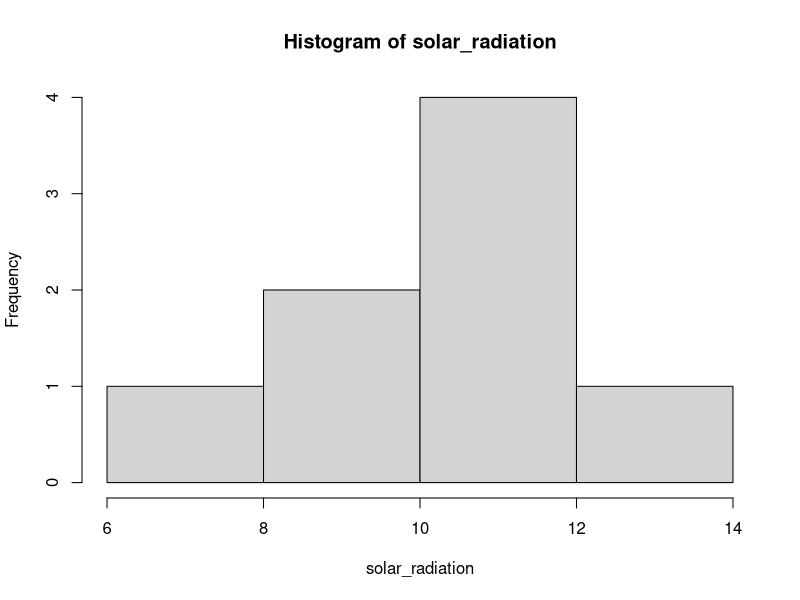
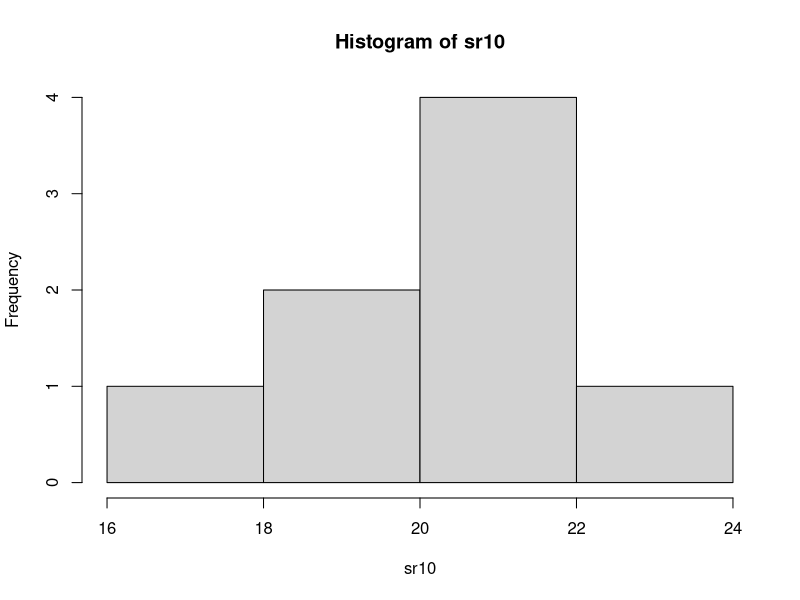
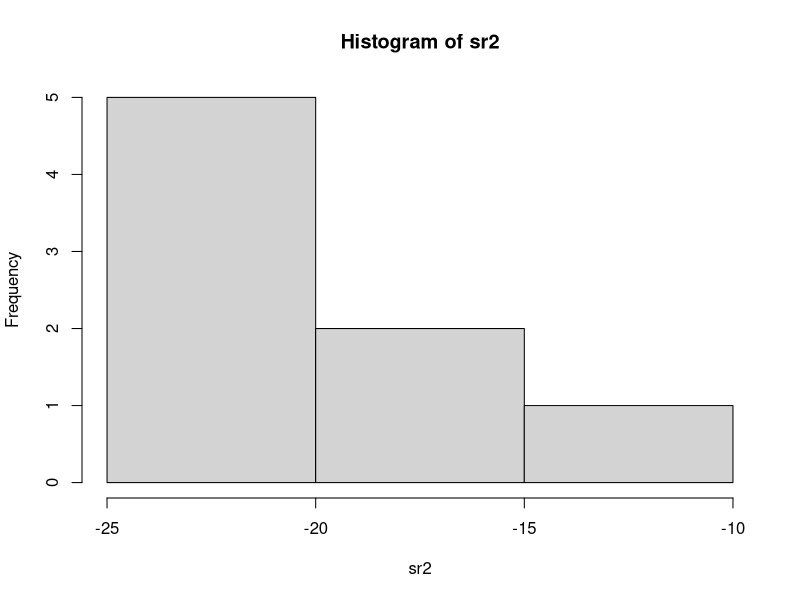

The R source for these figures, in order:
#ST203 Assignment - Colm Mooney

#Q1 - Complete
x <- 1:10
x * (2/3) * (3/2) - x
## This is a rounding error. Decimal numbers can't be measured in binary, (which is how numbers in a computer is represented) leading to the result you see.

#Q2 - Complete
2 + 2 == 4 # [1] TRUE
## This is asking the question does 2 + 2 equal 4. The console is responding it does. if I typed 2+2 equaled any other number, it would say [1] FALSE.
## 2 + 2 = 4 would lead to an error. If you run the code 2 + 2, the answer in console will say TRUE.

sqrt(2) * sqrt(2) == 2 #[1] FALSE
## This is a rounding error. While typing sqrt(2) * sqrt(2) = 2 would be [1] TRUE, sqrt(2) * sqrt(2) doesn't exactly equal to. It is very close, but it is
## slightly off

all.equal(sqrt(2) * sqrt(2), 2) #[1] TRUE
##This question is 2 the nearest whole number closest to sqrt(2) * sqrt(2). And it is. Therefore, the answer is [1] TRUE

#Q3 - Complete
1:5 + rep(0:4,each=5)

#Q4 - Complete
sum_n <- function(n) sum(1:n)
n <- 100
sum_n(100)
sum_n(200)
sum_n(400)
sum_n(800)

sapply(c(100,200,400,800),sum_n)
sapply(100*2^(0:3), function(n) n*(n+1)/2)


  
  #Best way to compare with n(n + 1)/2
  sapply(c(100,200,400,800), sum_n)
sapply(100*2^(0:3), function(n) n*(n+1)/2)

sapply(c(100,200,400,800), sum_n) == sapply(100*2^(0:3), function(n) n*(n+1)/2)

#Q5 - Not sure on this

x <- 1/3
n <- 10
sum_n(10)
sapply(c(10), sum_n)

m <- n+1
sum((1-x^m)/(1-x))

sapply(c(10), sum_n) == sapply(c(10), sum_n)

#Q6 #(A) Cars whose dist is between 20 & 25 - Complete

?cars
cars[1:50,]
is.data.frame(cars)
cars[cars$dist>=20&cars$dist<=25,]


#(B) Average speed of cars whose dist is between 20 & 25
mean(cars[cars$dist>=20&cars$dist<=25, "speed"])

#(C)Subset to get cars whose dist is between 20 & 25
subset(cars, dist >= 20 & dist <= 25)

#Q7 - COMPLETED
##(A)
solar_radiation <- c(11.1, 10.6, 6.3, 8.8, 10.7, 11.2, 8.9, 12.2)
##(B)
mean(solar_radiation)
median(solar_radiation)
var(solar_radiation)
##(C)

sr10 <- solar_radiation+10
mean(sr10)
median(sr10)
var(sr10)
##Mean changes from 9.975 to 19.975
##Median changes from 10.65 to 20.65
##Variance does not change

sr2 <- solar_radiation*-2
mean(sr2)
median(sr2)
var(sr2)
##Mean changes from 9.975 to -19.95
##Median changes from 10.65 to -21.3
##Variance has changed to 14.1

hist(solar_radiation)
hist(sr10)
hist(sr2)

